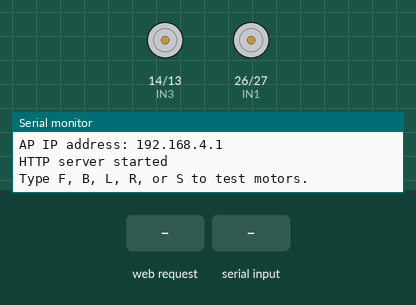
This sketch was run on a simulated ESP32. Shown: motor-driver pin pairs drawn as motors (green arrow = first pin HIGH = forward, orange = second pin HIGH = backward, longer = more drive), the last lines printed to the serial monitor. The inputs (shaded band) are chosen by the test bench.

Above: at 1.2 s.
1.3 s: HTTP request GET /cmd?dir=F received
At 1.6 s:
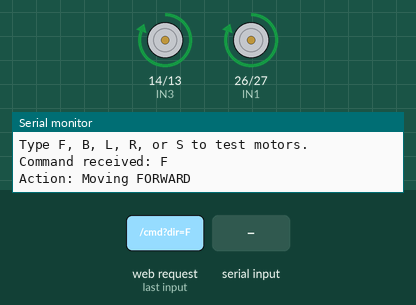
2.8 s: "B" received over Serial
At 3.9 s:
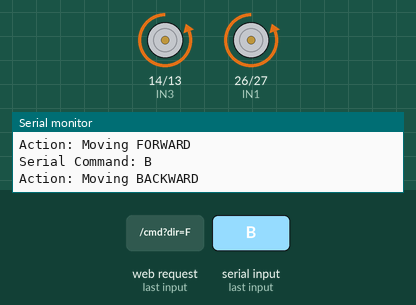
4.3 s: HTTP request GET /cmd?dir=L received
At 5.0 s:
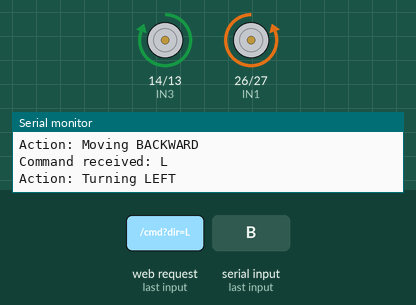
5.8 s: "R" received over Serial
At 6.2 s:
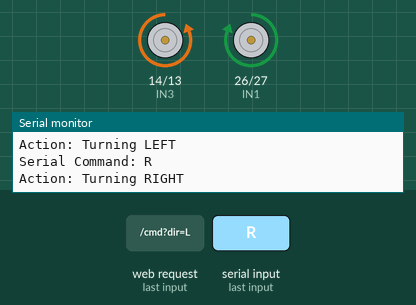
7.3 s: HTTP request GET /cmd?dir=B received
At 8.5 s:
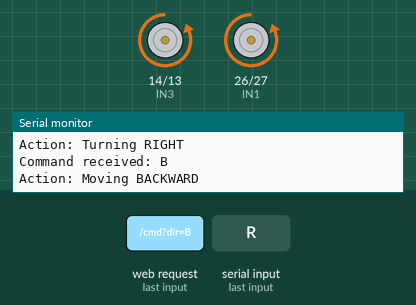
8.8 s: "F" received over Serial
At 9.7 s:
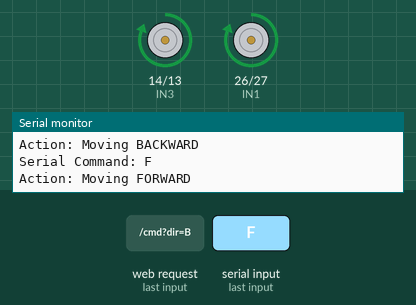
Timing chart, 0 to 11.3 s (numbered marks = the images above; inputs shaded):
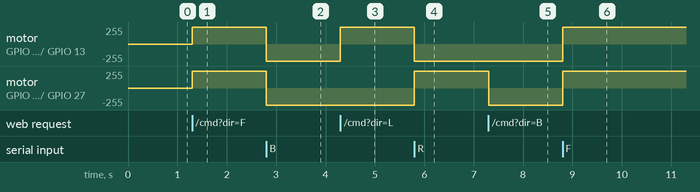

Measured:
- after the input at 1.3 s, motor on GPIO 14 (IN3) / GPIO 13 (IN4), motor on GPIO 26 (IN1) / GPIO 27 (IN2): stopped → forward 255/255 at once
- after the input at 2.8 s, motor on GPIO 14 (IN3) / GPIO 13 (IN4), motor on GPIO 26 (IN1) / GPIO 27 (IN2): forward 255/255 → backward 255/255 at once
- after the input at 4.3 s, motor on GPIO 14 (IN3) / GPIO 13 (IN4): backward 255/255 → forward 255/255 at once
- after the input at 5.8 s, motor on GPIO 14 (IN3) / GPIO 13 (IN4): forward 255/255 → backward 255/255 at once; motor on GPIO 26 (IN1) / GPIO 27 (IN2): backward 255/255 → forward 255/255 at once
- after the input at 7.3 s, motor on GPIO 26 (IN1) / GPIO 27 (IN2): forward 255/255 → backward 255/255 at once
- after the input at 8.8 s, motor on GPIO 14 (IN3) / GPIO 13 (IN4), motor on GPIO 26 (IN1) / GPIO 27 (IN2): backward 255/255 → forward 255/255 at once

The sketch:

esp32_rover_controller.ino
```cpp
#include <WiFi.h>
#include <WebServer.h>

// --- WiFi Settings ---
const char *ssid = "ROVER_WIFI";
const char *password = "12345678"; // Min 8 characters

WebServer server(80);

// --- Motor Pins (L298N) ---
// Left Motor
const int IN1 = 26;
const int IN2 = 27;
// Right Motor
const int IN3 = 14;
const int IN4 = 13;

// --- PWM Settings ---
// Using LEDC PWM to get full power out of the L298N with 3.3V logic
const int FREQ      = 1000; // 1 kHz PWM frequency
const int RESOLUTION = 8;   // 8-bit (0-255)
const int SPEED     = 255;  // Full speed

// --- Function Prototypes ---
void handleRoot();
void handleCommand();
void moveForward();
void moveBackward();
void turnLeft();
void turnRight();
void stopMotors();

void setup() {
  Serial.begin(115200);

  // Attach PWM to each motor pin
  ledcAttach(IN1, FREQ, RESOLUTION);
  ledcAttach(IN2, FREQ, RESOLUTION);
  ledcAttach(IN3, FREQ, RESOLUTION);
  ledcAttach(IN4, FREQ, RESOLUTION);

  stopMotors(); // Ensure motors are off at start
  Serial.println("Motor PWM initialized.");

  // Setup WiFi Access Point
  Serial.println("Setting up Access Point...");
  WiFi.softAP(ssid, password);

  IPAddress IP = WiFi.softAPIP();
  Serial.print("AP IP address: ");
  Serial.println(IP);

  // Setup Web Server Routes
  server.on("/", HTTP_GET, handleRoot);
  server.on("/cmd", HTTP_GET, handleCommand);

  server.begin();
  Serial.println("HTTP server started");
  Serial.println("Type F, B, L, R, or S to test motors.");
}

void loop() {
  server.handleClient();

  // Manual control via Serial Monitor for debugging
  if (Serial.available() > 0) {
    char cmd = Serial.read();
    cmd = toupper(cmd);

    if (cmd == 'F') {
      Serial.println("Serial Command: F");
      moveForward();
    } else if (cmd == 'B') {
      Serial.println("Serial Command: B");
      moveBackward();
    } else if (cmd == 'L') {
      Serial.println("Serial Command: L");
      turnLeft();
    } else if (cmd == 'R') {
      Serial.println("Serial Command: R");
      turnRight();
    } else if (cmd == 'S') {
      Serial.println("Serial Command: S");
      stopMotors();
    }
  }
}

// --- Motor Control Functions (PWM for full power) ---
void moveForward() {
  Serial.println("Action: Moving FORWARD");
  ledcWrite(IN1, SPEED);
  ledcWrite(IN2, 0);
  ledcWrite(IN3, SPEED);
  ledcWrite(IN4, 0);
}

void moveBackward() {
  Serial.println("Action: Moving BACKWARD");
  ledcWrite(IN1, 0);
  ledcWrite(IN2, SPEED);
  ledcWrite(IN3, 0);
  ledcWrite(IN4, SPEED);
}

void turnLeft() {
  Serial.println("Action: Turning LEFT");
  ledcWrite(IN1, 0);
  ledcWrite(IN2, SPEED);
  ledcWrite(IN3, SPEED);
  ledcWrite(IN4, 0);
}

void turnRight() {
  Serial.println("Action: Turning RIGHT");
  ledcWrite(IN1, SPEED);
  ledcWrite(IN2, 0);
  ledcWrite(IN3, 0);
  ledcWrite(IN4, SPEED);
}

void stopMotors() {
  Serial.println("Action: STOPPING Motors");
  ledcWrite(IN1, 0);
  ledcWrite(IN2, 0);
  ledcWrite(IN3, 0);
  ledcWrite(IN4, 0);
}

void handleRoot() {
  String html = R"rawhtml(
<!DOCTYPE html>
<html>
<head>
  <meta charset="UTF-8">
  <meta name="viewport" content="width=device-width, initial-scale=1.0">
  <title>Rover Control</title>
  <style>
    * { box-sizing: border-box; margin: 0; padding: 0; }
    body {
      background: #1a1a2e;
      display: flex;
      flex-direction: column;
      align-items: center;
      justify-content: center;
      height: 100vh;
      font-family: Arial, sans-serif;
      color: white;
    }
    h1 { margin-bottom: 10px; font-size: 24px; color: #00d4ff; }
    #status { margin-bottom: 15px; font-size: 14px; color: #aaa; }
    #cam {
      width: 320px;
      height: 240px;
      background-color: #000;
      border: 3px solid #00d4ff;
      border-radius: 8px;
      margin-bottom: 20px;
      box-shadow: 0 4px 10px rgba(0,212,255,0.2);
    }
    .grid {
      display: grid;
      grid-template-columns: repeat(3, 90px);
      grid-template-rows: repeat(3, 90px);
      gap: 10px;
    }
    .btn {
      background: #16213e;
      border: 2px solid #00d4ff;
      border-radius: 12px;
      color: #00d4ff;
      font-size: 28px;
      cursor: pointer;
      display: flex;
      align-items: center;
      justify-content: center;
      transition: background 0.15s;
      user-select: none;
      -webkit-tap-highlight-color: transparent;
    }
    .btn:active { background: #00d4ff; color: #1a1a2e; }
    .stop {
      background: #3d0000;
      border-color: #ff4444;
      color: #ff4444;
      font-size: 16px;
      font-weight: bold;
    }
    .stop:active { background: #ff4444; color: white; }
    .empty { visibility: hidden; }
  </style>
</head>
<body>
  <h1>&#128665; Rover Control</h1>
  <div id="status">Connected to ROVER_WIFI</div>

  <img id="cam" src="http://192.168.4.10:81/stream" alt="Camera Stream Loading...">

  <div class="grid">
    <div class="empty"></div>
    <button class="btn" id="btnF">&#8593;</button>
    <div class="empty"></div>

    <button class="btn" id="btnL">&#8592;</button>
    <button class="btn stop" id="btnS">STOP</button>
    <button class="btn" id="btnR">&#8594;</button>

    <div class="empty"></div>
    <button class="btn" id="btnB">&#8595;</button>
    <div class="empty"></div>
  </div>

  <script>
    function send(dir) {
      fetch('/cmd?dir=' + dir)
        .then(r => r.text())
        .then(t => { document.getElementById('status').innerText = 'Command: ' + dir + ' -> ' + t; })
        .catch(() => { document.getElementById('status').innerText = 'Connection lost!'; });
    }

    function setupBtn(id, dir) {
      const btn = document.getElementById(id);

      const press = (e) => { e.preventDefault(); send(dir); };
      const release = (e) => { e.preventDefault(); send('S'); };

      // Touch events for mobile
      btn.addEventListener('touchstart', press, {passive: false});
      btn.addEventListener('touchend', release, {passive: false});
      btn.addEventListener('touchcancel', release, {passive: false});

      // Mouse events for laptop
      btn.addEventListener('mousedown', press);
      btn.addEventListener('mouseup', release);
      btn.addEventListener('mouseleave', release);

      // Prevent context menu holding on mobile
      btn.addEventListener('contextmenu', e => e.preventDefault());
    }

    setupBtn('btnF', 'F');
    setupBtn('btnB', 'B');
    setupBtn('btnL', 'L');
    setupBtn('btnR', 'R');

    // Stop button only sends S on press
    const stopBtn = document.getElementById('btnS');
    const stopAction = (e) => { e.preventDefault(); send('S'); };
    stopBtn.addEventListener('touchstart', stopAction, {passive: false});
    stopBtn.addEventListener('mousedown', stopAction);
  </script>
</body>
</html>
)rawhtml";
  server.send(200, "text/html", html);
}


void handleCommand() {
  if (server.hasArg("dir")) {
    String dir = server.arg("dir");
    Serial.println("Command received: " + dir);

    if (dir == "F") {
      moveForward();
    } else if (dir == "B") {
      moveBackward();
    } else if (dir == "L") {
      turnLeft();
    } else if (dir == "R") {
      turnRight();
    } else if (dir == "S") {
      stopMotors();
    } else {
      server.send(400, "text/plain", "Invalid command");
      return;
    }
    server.send(200, "text/plain", "OK");
  } else {
    server.send(400, "text/plain", "Missing 'dir' parameter");
  }
}
```
